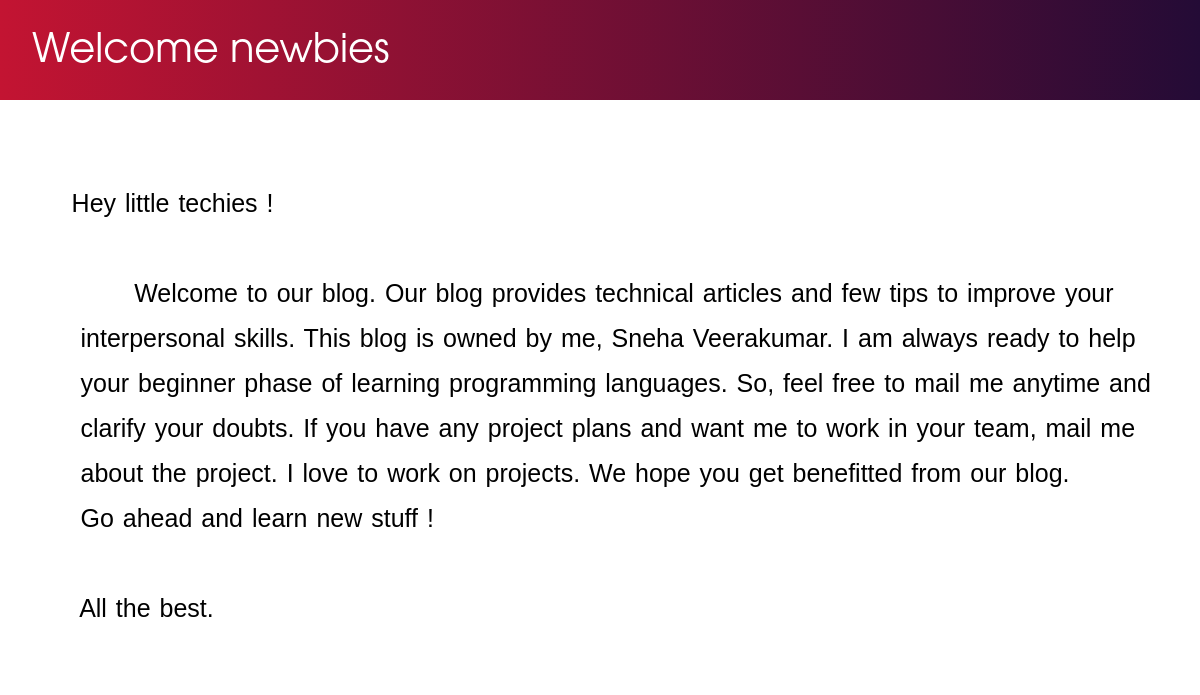
/1/, run on the app's committed database.
### blog/models.py (models this page shows, shortened)
class Post(models.Model):
    title = models.CharField(max_length=200, unique=True)
    slug = models.SlugField(max_length=200, unique=True)
    clip = models.FileField(upload_to="videos/%y", null=True,blank=True)
    author = models.ForeignKey(User, on_delete= models.CASCADE,related_name='blog_posts')
    updated_on = models.DateTimeField(auto_now= True)
    content = models.TextField()
    created_on = models.DateTimeField(auto_now_add=True)
    status = models.IntegerField(choices=STATUS, default=0)
    class Meta:
        ordering = ['-created_on']

### blog/views.py (the view)
# urls.py: path('<int:pk>/', views.PostDetail.as_view(), name='post_detail'),
class PostDetail(generic.DetailView):
    model = Post
    template_name = 'post_detail.html'

### blog/templates/post_detail.html (shortened to what this page needs)
<!DOCTYPE html>
<html>
  <body>
    <div class style="color:White;">
      <p class="heading">{{post.title}}</p></div>
      {% if post.clip %}
        <pre class="v_text">
           {{post.content}} </pre>
        <video class="video" controls src="{{post.clip.url}}" type="video/mp4" preload="auto" ></video>
<br>
<pre >                                                                    NOTE: Download and view.</pre>
     {% else %}
     <div class="content">
       <pre class="post">
        {{post.content}}
       </pre>
     </div>
   {% endif %}
  </body>
</html>

### blog/templates/post_detail.html (style rules this page uses)
* { margin: 0; padding: 0; border:none; outline: none; box-sizing: border-box; -webkit-tap-highlight-color:transparent; }
.heading { height: 100px; background-image: linear-gradient(-90deg, #240b36 , #c31432); font-size: 40px; font-family:Avantgarde, TeX Gyre Adventor, URW Gothic L, sans-serif ; top:0; left:0; right: 0; padding: 2rem; }
.content { white-space: pre; }
.content .post { white-space: pre; line-height: 1.8; font-size:25px; font-family:Optima, sans-serif; word-spacing: 2px; }

### data on the page
Post: title "Welcome newbies", content "Hey little techies ! Welcome to our blog. Our blog provides technical articles and few tips to improve your interpersonal skills. This blog is owned by me, Sneha Veerakumar. I am always ready to help your beginner phase of learning programming languages. So, feel free to mail me anytime and clarify your doubts. If you have any project plans and want me to work in your team, mail me about the project. I love to work on projects. We hope you get benefitted from our blog. Go ahead and learn new stuff ! All the best."
